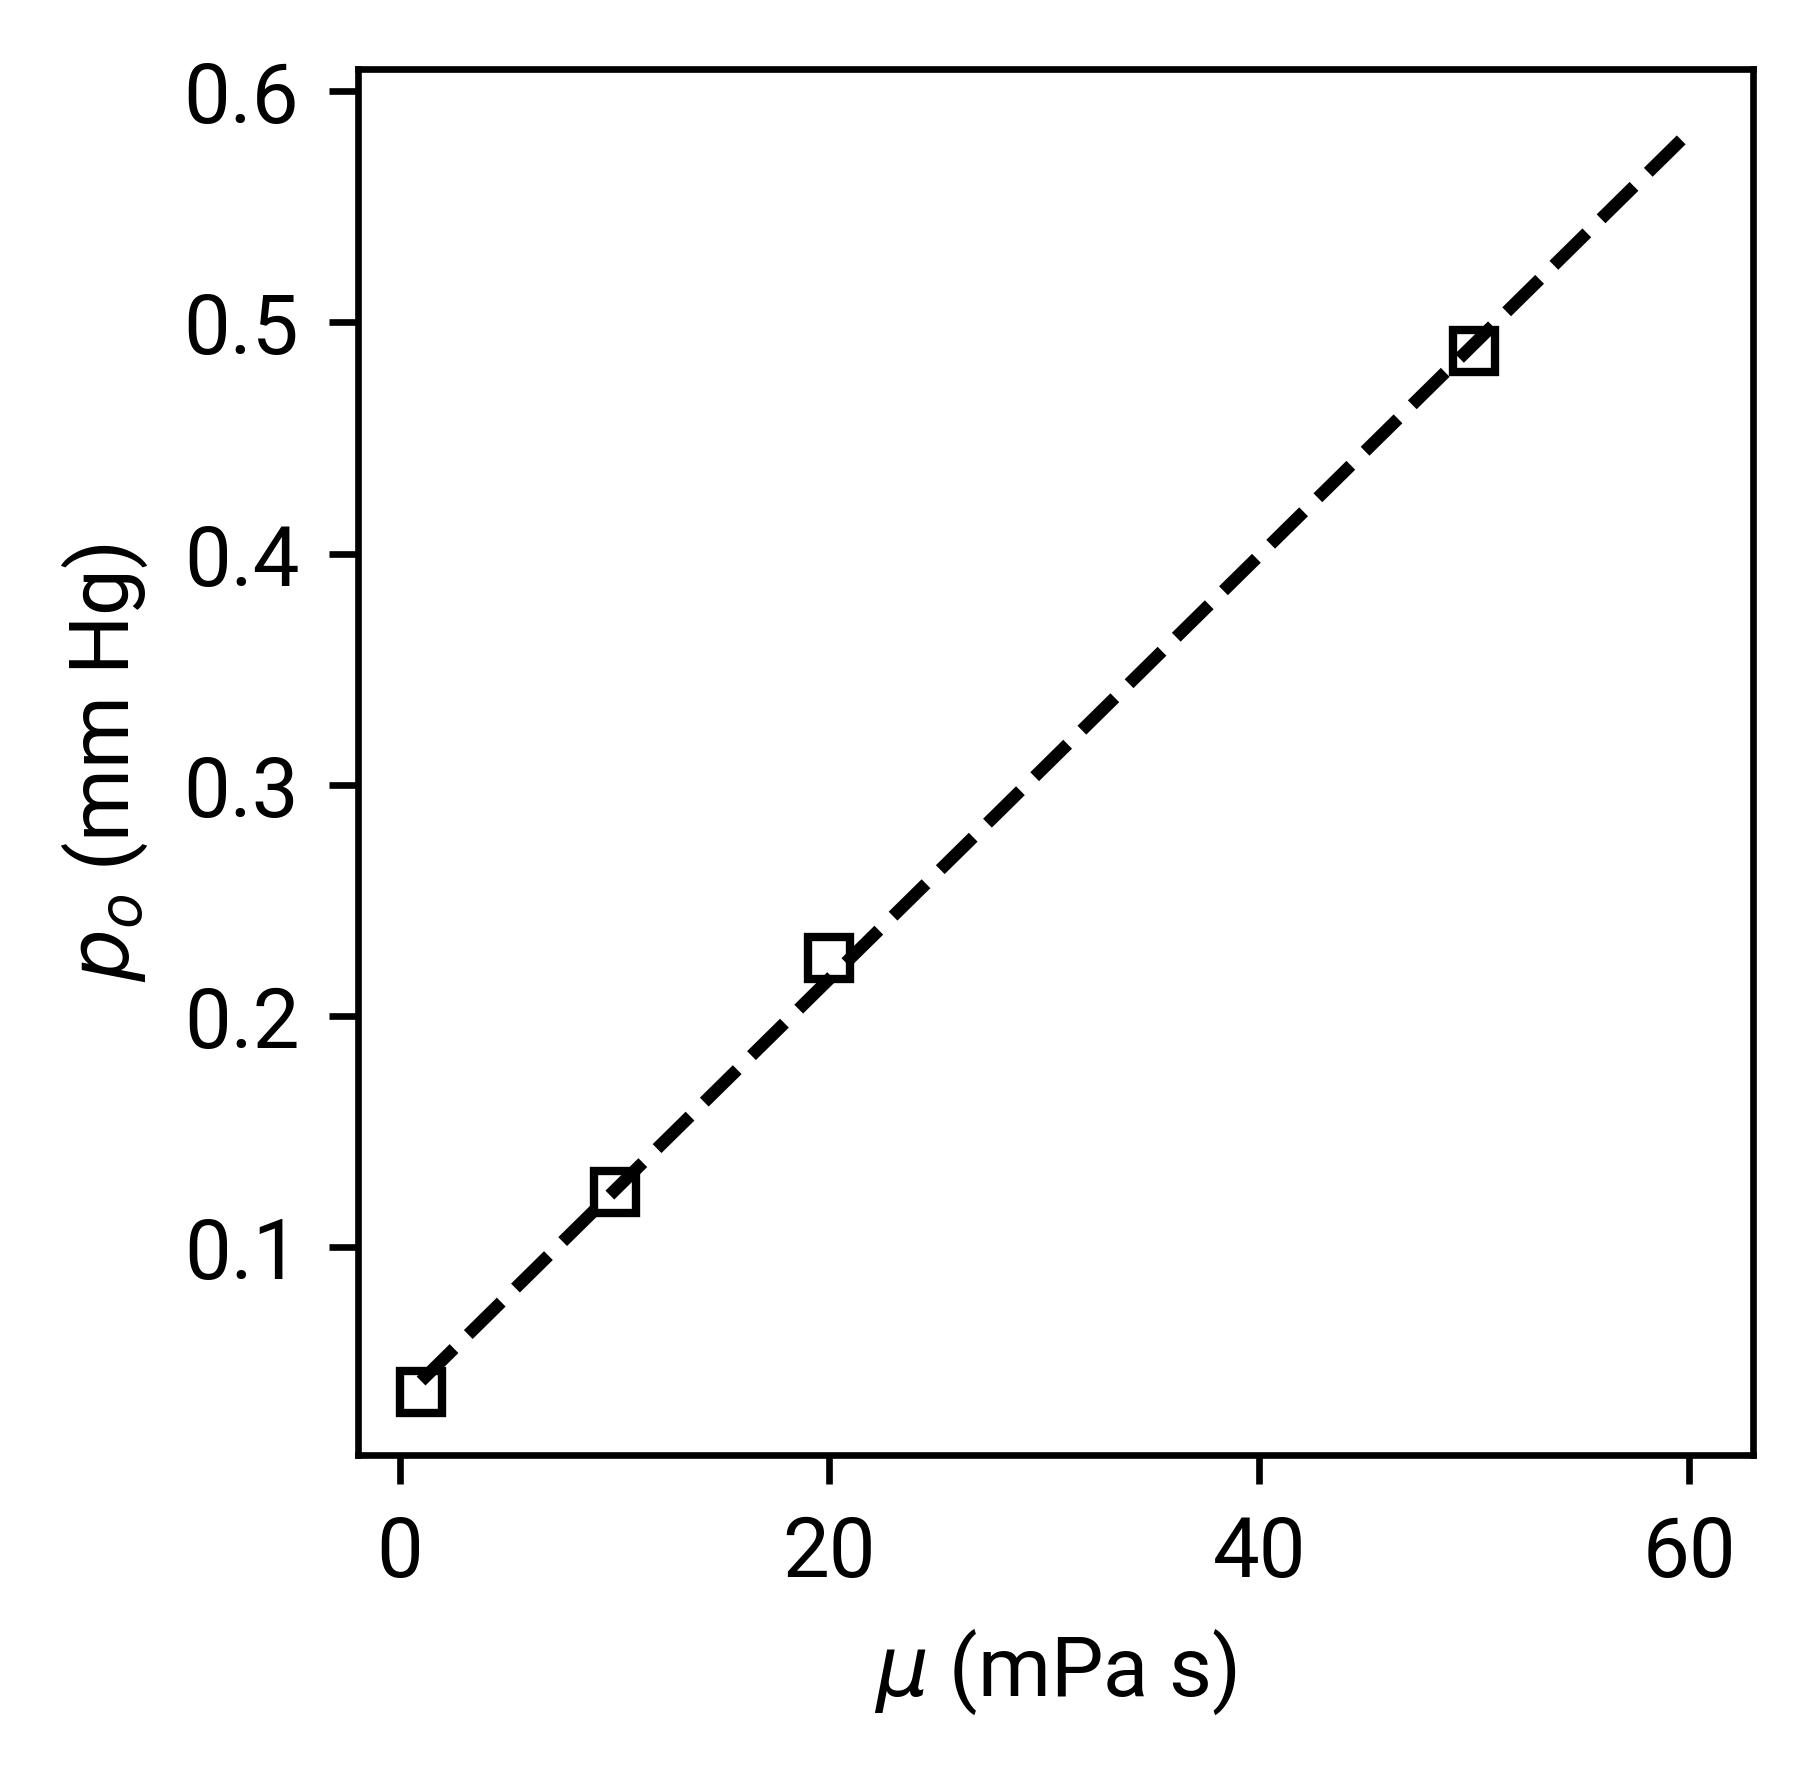

Source code (Python):
import numpy as np
import matplotlib.pyplot as plt
from scipy.optimize import curve_fit
# ===================================================
import matplotlib.font_manager as font_manager

# Plotting
plt.style.use('myplot.mplstyle')
mycols = ['#377eb8', '#e41a1c', '#4daf4a', '#984ea3', '#ff7f00']
# set the font to roboto
# -------------------------------------------------------------------------
font_path = 'C:/Users/sharu/Documents/myfonts/Roboto-Regular.ttf'
font_manager.fontManager.addfont(font_path)
prop = font_manager.FontProperties(fname=font_path)
plt.rcParams['font.family'] = 'sans-serif'
plt.rcParams['font.sans-serif'] = prop.get_name()


# --------------------------------------------------------------------------------------------------


def fx(x, a, b):
    return a / (np.exp(b * x) - 1)


def gx(x, a, b):
    return a * x + b


def hx(x, a):
    return a * x


# ---

pscale = 1000 * 0.01 ** 2 * 0.00750062  # (rho*U^2 Pa) * 0.00750062 mmHg/Pa
p0 = np.asarray([650, 300, 165, 50]) * pscale
re = np.asarray([2, 5, 10, 100])

# fit the (re, p0) data to the curve fx
popt, pcov = curve_fit(fx, re, p0)
xfill = np.linspace(1, 100, 100)
yfill = fx(xfill, *popt)
fig, ax = plt.subplots(figsize=(3.0, 3.0))
ax.plot(re, p0, 'ko', markersize=5, markerfacecolor='k')
ax.plot(xfill, yfill)
ax.set_xlabel(r'$Re$')
ax.set_ylabel(r'$p_o$ (mm Hg)')
eqn = r'$p_o=\frac{a}{e^{bx}-1}$'
ax.text(2, 0.75, eqn, color='C0')
plt.savefig('re_vs_p0.png')
plt.show()
plt.close(fig)

# fit the (mu, p0) data to the curve hx or gx
mu = (1000 * 0.01 * 0.01 / re) * 1000  # mPa s
popt, pcov = curve_fit(gx, mu, p0)
# popt, pcov = curve_fit(hx, mu, p0)
xfill = np.linspace(1, 60, 1000)
yfill = gx(xfill, *popt)
fig, ax = plt.subplots(figsize=(3.0, 3.0))
ax.plot(mu, p0, 'ko', markersize=5, markerfacecolor='k')
ax.plot(xfill, yfill)
ax.set_xlabel(r'$\mu$ (mPa s)')
ax.set_ylabel(r'$p_o$ (mm Hg)')
plt.savefig('mu_vs_p0.png')
plt.show()
plt.close(fig)
